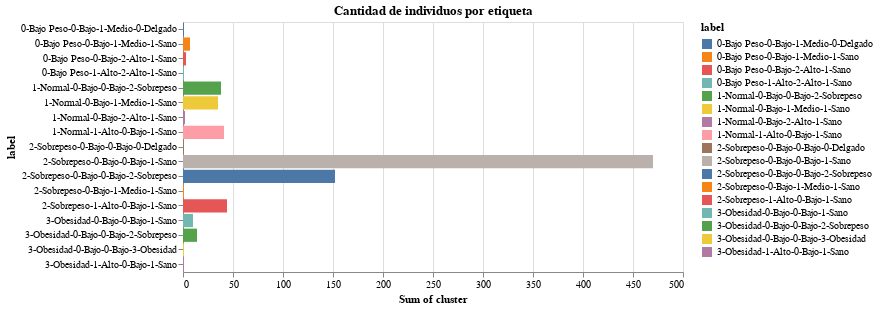

The cell this chart's notebook holds for it:
### Code cell
eda_cluster(df_obesity, 0)

### Figure 1 — Vega-Lite specification as saved in the notebook (floating-point values rounded to 4 significant figures)
{"config": {"view": {"continuousWidth": 400, "continuousHeight": 300}}, "data": {"name": "data-429590e7fcaf945d0aa3f4144416def7"}, "mark": "bar", "encoding": {"color": {"field": "label", "type": "nominal"}, "tooltip": [{"field": "label", "type": "nominal"}, {"aggregate": "sum", "field": "cluster", "title": "Cantidad individuos", "type": "quantitative"}], "x": {"aggregate": "sum", "field": "cluster", "type": "quantitative"}, "y": {"field": "label", "type": "nominal"}}, "height": 250, "title": "Cantidad de individuos por etiqueta", "width": 500, "$schema": "https://vega.github.io/schema/vega-lite/v4.17.0.json", "datasets": {"data-429590e7fcaf945d0aa3f4144416def7": [{"age_range": "17-25", "bmi": "0-Bajo Peso", "cc": "0-Bajo", "rcc": "1-Medio", "ict": "0-Delgado", "risk_factors": 1, "cluster": 1, "label": "0-Bajo Peso-0-Bajo-1-Medio-0-Delgado"}, {"age_range": "17-25", "bmi": "0-Bajo Peso", "cc": "0-Bajo", "rcc": "1-Medio", "ict": "1-Sano", "risk_factors": 1, "cluster": 5, "label": "0-Bajo Peso-0-Bajo-1-Medio-1-Sano"}, {"age_range": "17-25", "bmi": "0-Bajo Peso", "cc": "0-Bajo", "rcc": "2-Alto", "ict": "1-Sano", "risk_factors": 1, "cluster": 1, "label": "0-Bajo Peso-0-Bajo-2-Alto-1-Sano"}, {"age_range": "17-25", "bmi": "2-Sobrepeso", "cc": "0-Bajo", "rcc": "0-Bajo", "ict": "0-Delgado", "risk_factors": 1, "cluster": 1, "label": "2-Sobrepeso-0-Bajo-0-Bajo-0-Delgado"}, {"age_range": "17-25", "bmi": "2-Sobrepeso", "cc": "0-Bajo", "rcc": "0-Bajo", "ict": "1-Sano", "risk_factors": 1, "cluster": 78, "label": "2-Sobrepeso-0-Bajo-0-Bajo-1-Sano"}, {"age_range": "17-25", "bmi": "2-Sobrepeso", "cc": "0-Bajo", "rcc": "0-Bajo", "ict": "2-Sobrepeso", "risk_factors": 2, "cluster": 19, "label": "2-Sobrepeso-0-Bajo-0-Bajo-2-Sobrepeso"}, {"age_range": "17-25", "bmi": "2-Sobrepeso", "cc": "1-Alto", "rcc": "0-Bajo", "ict": "1-Sano", "risk_factors": 2, "cluster": 10, "label": "2-Sobrepeso-1-Alto-0-Bajo-1-Sano"}, {"age_range": "17-25", "bmi": "3-Obesidad", "cc": "0-Bajo", "rcc": "0-Bajo", "ict": "1-Sano", "risk_factors": 1, "cluster": 2, "label": "3-Obesidad-0-Bajo-0-Bajo-1-Sano"}, {"age_range": "26-35", "bmi": "0-Bajo Peso", "cc": "0-Bajo", "rcc": "1-Medio", "ict": "1-Sano", "risk_factors": 1, "cluster": 2, "label": "0-Bajo Peso-0-Bajo-1-Medio-1-Sano"}, {"age_range": "26-35", "bmi": "0-Bajo Peso", "cc": "0-Bajo", "rcc": "2-Alto", "ict": "1-Sano", "risk_factors": 1, "cluster": 1, "label": "0-Bajo Peso-0-Bajo-2-Alto-1-Sano"}, {"age_range": "26-35", "bmi": "0-Bajo Peso", "cc": "1-Alto", "rcc": "2-Alto", "ict": "1-Sano", "risk_factors": 2, "cluster": 1, "label": "0-Bajo Peso-1-Alto-2-Alto-1-Sano"}, {"age_range": "26-35", "bmi": "1-Normal", "cc": "0-Bajo", "rcc": "0-Bajo", "ict": "2-Sobrepeso", "risk_factors": 1, "cluster": 7, "label": "1-Normal-0-Bajo-0-Bajo-2-Sobrepeso"}, {"age_range": "26-35", "bmi": "1-Normal", "cc": "0-Bajo", "rcc": "1-Medio", "ict": "1-Sano", "risk_factors": 1, "cluster": 10, "label": "1-Normal-0-Bajo-1-Medio-1-Sano"}, {"age_range": "26-35", "bmi": "1-Normal", "cc": "1-Alto", "rcc": "0-Bajo", "ict": "1-Sano", "risk_factors": 1, "cluster": 19, "label": "1-Normal-1-Alto-0-Bajo-1-Sano"}, {"age_range": "26-35", "bmi": "2-Sobrepeso", "cc": "0-Bajo", "rcc": "0-Bajo", "ict": "1-Sano", "risk_factors": 1, "cluster": 154, "label": "2-Sobrepeso-0-Bajo-0-Bajo-1-Sano"}, {"age_range": "26-35", "bmi": "2-Sobrepeso", "cc": "0-Bajo", "rcc": "0-Bajo", "ict": "2-Sobrepeso", "risk_factors": 2, "cluster": 37, "label": "2-Sobrepeso-0-Bajo-0-Bajo-2-Sobrepeso"}, {"age_range": "26-35", "bmi": "2-Sobrepeso", "cc": "1-Alto", "rcc": "0-Bajo", "ict": "1-Sano", "risk_factors": 2, "cluster": 12, "label": "2-Sobrepeso-1-Alto-0-Bajo-1-Sano"}, {"age_range": "26-35", "bmi": "3-Obesidad", "cc": "0-Bajo", "rcc": "0-Bajo", "ict": "1-Sano", "risk_factors": 1, "cluster": 6, "label": "3-Obesidad-0-Bajo-0-Bajo-1-Sano"}, {"age_range": "26-35", "bmi": "3-Obesidad", "cc": "0-Bajo", "rcc": "0-Bajo", "ict": "2-Sobrepeso", "risk_factors": 2, "cluster": 8, "label": "3-Obesidad-0-Bajo-0-Bajo-2-Sobrepeso"}, {"age_range": "26-35", "bmi": "3-Obesidad", "cc": "1-Alto", "rcc": "0-Bajo", "ict": "1-Sano", "risk_factors": 2, "cluster": 1, "label": "3-Obesidad-1-Alto-0-Bajo-1-Sano"}, {"age_range": "36-45", "bmi": "0-Bajo Peso", "cc": "0-Bajo", "rcc": "2-Alto", "ict": "1-Sano", "risk_factors": 1, "cluster": 1, "label": "0-Bajo Peso-0-Bajo-2-Alto-1-Sano"}, {"age_range": "36-45", "bmi": "1-Normal", "cc": "0-Bajo", "rcc": "0-Bajo", "ict": "2-Sobrepeso", "risk_factors": 1, "cluster": 12, "label": "1-Normal-0-Bajo-0-Bajo-2-Sobrepeso"}, {"age_range": "36-45", "bmi": "1-Normal", "cc": "0-Bajo", "rcc": "1-Medio", "ict": "1-Sano", "risk_factors": 1, "cluster": 8, "label": "1-Normal-0-Bajo-1-Medio-1-Sano"}, {"age_range": "36-45", "bmi": "1-Normal", "cc": "0-Bajo", "rcc": "2-Alto", "ict": "1-Sano", "risk_factors": 1, "cluster": 2, "label": "1-Normal-0-Bajo-2-Alto-1-Sano"}, {"age_range": "36-45", "bmi": "1-Normal", "cc": "1-Alto", "rcc": "0-Bajo", "ict": "1-Sano", "risk_factors": 1, "cluster": 14, "label": "1-Normal-1-Alto-0-Bajo-1-Sano"}, {"age_range": "36-45", "bmi": "2-Sobrepeso", "cc": "0-Bajo", "rcc": "0-Bajo", "ict": "1-Sano", "risk_factors": 1, "cluster": 133, "label": "2-Sobrepeso-0-Bajo-0-Bajo-1-Sano"}, {"age_range": "36-45", "bmi": "2-Sobrepeso", "cc": "0-Bajo", "rcc": "1-Medio", "ict": "1-Sano", "risk_factors": 2, "cluster": 1, "label": "2-Sobrepeso-0-Bajo-1-Medio-1-Sano"}, {"age_range": "36-45", "bmi": "3-Obesidad", "cc": "0-Bajo", "rcc": "0-Bajo", "ict": "1-Sano", "risk_factors": 1, "cluster": 2, "label": "3-Obesidad-0-Bajo-0-Bajo-1-Sano"}, {"age_range": "36-45", "bmi": "3-Obesidad", "cc": "0-Bajo", "rcc": "0-Bajo", "ict": "3-Obesidad", "risk_factors": 2, "cluster": 1, "label": "3-Obesidad-0-Bajo-0-Bajo-3-Obesidad"}, {"age_range": "46-55", "bmi": "1-Normal", "cc": "0-Bajo", "rcc": "0-Bajo", "ict": "2-Sobrepeso", "risk_factors": 1, "cluster": 11, "label": "1-Normal-0-Bajo-0-Bajo-2-Sobrepeso"}, {"age_range": "46-55", "bmi": "1-Normal", "cc": "0-Bajo", "rcc": "1-Medio", "ict": "1-Sano", "risk_factors": 1, "cluster": 11, "label": "1-Normal-0-Bajo-1-Medio-1-Sano"}, {"age_range": "46-55", "bmi": "1-Normal", "cc": "1-Alto", "rcc": "0-Bajo", "ict": "1-Sano", "risk_factors": 1, "cluster": 5, "label": "1-Normal-1-Alto-0-Bajo-1-Sano"}, {"age_range": "46-55", "bmi": "2-Sobrepeso", "cc": "0-Bajo", "rcc": "0-Bajo", "ict": "1-Sano", "risk_factors": 1, "cluster": 75, "label": "2-Sobrepeso-0-Bajo-0-Bajo-1-Sano"}, {"age_range": "46-55", "bmi": "2-Sobrepeso", "cc": "0-Bajo", "rcc": "0-Bajo", "ict": "2-Sobrepeso", "risk_factors": 2, "cluster": 53, "label": "2-Sobrepeso-0-Bajo-0-Bajo-2-Sobrepeso"}, {"age_range": "46-55", "bmi": "2-Sobrepeso", "cc": "1-Alto", "rcc": "0-Bajo", "ict": "1-Sano", "risk_factors": 2, "cluster": 14, "label": "2-Sobrepeso-1-Alto-0-Bajo-1-Sano"}, {"age_range": "46-55", "bmi": "3-Obesidad", "cc": "0-Bajo", "rcc": "0-Bajo", "ict": "2-Sobrepeso", "risk_factors": 2, "cluster": 5, "label": "3-Obesidad-0-Bajo-0-Bajo-2-Sobrepeso"}, {"age_range": "56-65", "bmi": "1-Normal", "cc": "0-Bajo", "rcc": "0-Bajo", "ict": "2-Sobrepeso", "risk_factors": 1, "cluster": 7, "label": "1-Normal-0-Bajo-0-Bajo-2-Sobrepeso"}, {"age_range": "56-65", "bmi": "1-Normal", "cc": "0-Bajo", "rcc": "1-Medio", "ict": "1-Sano", "risk_factors": 1, "cluster": 6, "label": "1-Normal-0-Bajo-1-Medio-1-Sano"}, {"age_range": "56-65", "bmi": "1-Normal", "cc": "1-Alto", "rcc": "0-Bajo", "ict": "1-Sano", "risk_factors": 1, "cluster": 3, "label": "1-Normal-1-Alto-0-Bajo-1-Sano"}, {"age_range": "56-65", "bmi": "2-Sobrepeso", "cc": "0-Bajo", "rcc": "0-Bajo", "ict": "1-Sano", "risk_factors": 1, "cluster": 30, "label": "2-Sobrepeso-0-Bajo-0-Bajo-1-Sano"}, {"age_range": "56-65", "bmi": "2-Sobrepeso", "cc": "0-Bajo", "rcc": "0-Bajo", "ict": "2-Sobrepeso", "risk_factors": 2, "cluster": 42, "label": "2-Sobrepeso-0-Bajo-0-Bajo-2-Sobrepeso"}, {"age_range": "56-65", "bmi": "2-Sobrepeso", "cc": "1-Alto", "rcc": "0-Bajo", "ict": "1-Sano", "risk_factors": 2, "cluster": 8, "label": "2-Sobrepeso-1-Alto-0-Bajo-1-Sano"}, {"age_range": "56-65", "bmi": "3-Obesidad", "cc": "0-Bajo", "rcc": "0-Bajo", "ict": "2-Sobrepeso", "risk_factors": 2, "cluster": 1, "label": "3-Obesidad-0-Bajo-0-Bajo-2-Sobrepeso"}, {"age_range": "66-100", "bmi": "1-Normal", "cc": "0-Bajo", "rcc": "0-Bajo", "ict": "2-Sobrepeso", "risk_factors": 1, "cluster": 1, "label": "1-Normal-0-Bajo-0-Bajo-2-Sobrepeso"}, {"age_range": "66-100", "bmi": "2-Sobrepeso", "cc": "0-Bajo", "rcc": "0-Bajo", "ict": "2-Sobrepeso", "risk_factors": 2, "cluster": 1, "label": "2-Sobrepeso-0-Bajo-0-Bajo-2-Sobrepeso"}]}}
